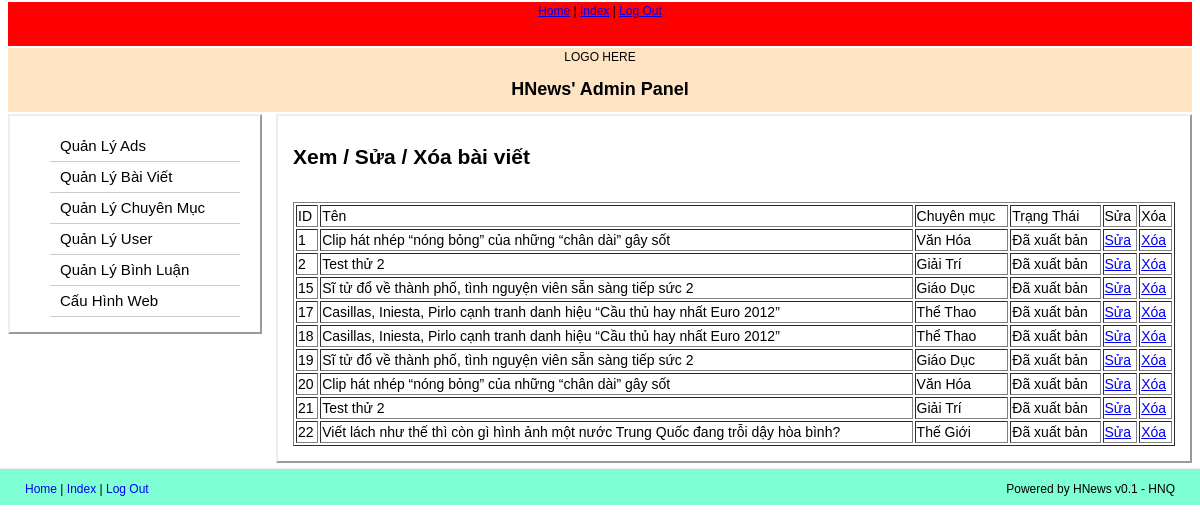
The app's page /assmin/index.php?admin=editnews (signed in) with its own data.
### tables this page shows
CREATE TABLE IF NOT EXISTS `post` (
  `id` int(11) NOT NULL AUTO_INCREMENT,
  `post_author` int(11) NOT NULL,
  `post_title` varchar(255) NOT NULL,
  `post_content` text NOT NULL,
  `thumb` varchar(255) NOT NULL,
  `post_excerpt` varchar(255) DEFAULT NULL,
  `category_id` int(11) NOT NULL,
  `post_date` datetime NOT NULL,
  `num_view` bigint(20) NOT NULL DEFAULT '0',
  `keyword` varchar(255) DEFAULT NULL,
  `num_comment` int(11) DEFAULT '0',
  `post_status` int(11) DEFAULT '0',
  `slug` varchar(255) NOT NULL,
  PRIMARY KEY (`id`)
);

CREATE TABLE IF NOT EXISTS `category` (
  `id` int(11) NOT NULL AUTO_INCREMENT,
  `category_name` varchar(255) NOT NULL,
  `ownercategory` int(11) NOT NULL,
  PRIMARY KEY (`id`)
);

### assmin/newsf/function.php (the view, shortened to what this page needs)
<?php
function showpost(){
	?>
<div id='list' style='display: block'>
	<table width="100%" border="1">
	<tr>
		<td>ID</td>
		<td>Tên</td>
		<td>Chuyên mục</td>
		<td>Trạng Thái</td>
		<td>Sửa</td>
		<td>Xóa</td>
	</tr>
	<?php
	$query_post = "SELECT * FROM post";
	$resultq = mysql_query($query_post);
	while($row = mysql_fetch_array($resultq)) {
		echo "<tr>";
		echo "<td>".$row['id']."</td>";
		echo "<td>".$row['post_title']."</td>";
		echo "<td>";
		$querycat = "SELECT category_name FROM category WHERE id=".$row['category_id'];
		$resultcat = mysql_query($querycat) or die ("Fuck");
		list($catname) = mysql_fetch_array($resultcat);
		echo $catname;
		echo "</td>";
		echo "<td>";
		if($row['post_status'] == 0) {
			echo "Nháp";
		} else {
			echo "Đã xuất bản";
		}
		echo "</td>";
		echo "<td><a href='index.php?admin=editnews&handle=edit&newsID=".$row['id']."'>Sửa</a></td>";
		echo "<td><a href='index.php?admin=editnews&handle=delete&newsID=".$row['id']."'>Xóa</a></td>";
		echo "</tr>";
	}
	?>
</table>
</div>
<?php
}
?>

### css/styles.css (style rules this page uses)
body { font-family: Arial, Tahoma, Calibri, Sans-serif; font-size: 12px; text-align: center; }
html, body { margin: 0px; padding: 0px; }

### records on screen
post: id "1", post_title "Clip hát nhép “nóng bỏng” của những “chân dài” gây sốt", category.category_name "Văn Hóa", post_status "Đã xuất bản"
post: id "2", post_title "Test thử 2", category.category_name "Giải Trí", post_status "Đã xuất bản"
post: id "15", post_title "Sĩ tử đổ về thành phố, tình nguyện viên sẵn sàng tiếp sức 2", category.category_name "Giáo Dục", post_status "Đã xuất bản"
post: id "17", post_title "Casillas, Iniesta, Pirlo cạnh tranh danh hiệu “Cầu thủ hay nhất Euro 2012”", category.category_name "Thể Thao", post_status "Đã xuất bản"
post: id "18", post_title "Casillas, Iniesta, Pirlo cạnh tranh danh hiệu “Cầu thủ hay nhất Euro 2012”", category.category_name "Thể Thao", post_status "Đã xuất bản"
post: id "19", post_title "Sĩ tử đổ về thành phố, tình nguyện viên sẵn sàng tiếp sức 2", category.category_name "Giáo Dục", post_status "Đã xuất bản"
post: id "20", post_title "Clip hát nhép “nóng bỏng” của những “chân dài” gây sốt", category.category_name "Văn Hóa", post_status "Đã xuất bản"
post: id "21", post_title "Test thử 2", category.category_name "Giải Trí", post_status "Đã xuất bản"
post: id "22", post_title "Viết lách như thế thì còn gì hình ảnh một nước Trung Quốc đang trỗi dậy hòa bình?", category.category_name "Thế Giới", post_status "Đã xuất bản"
